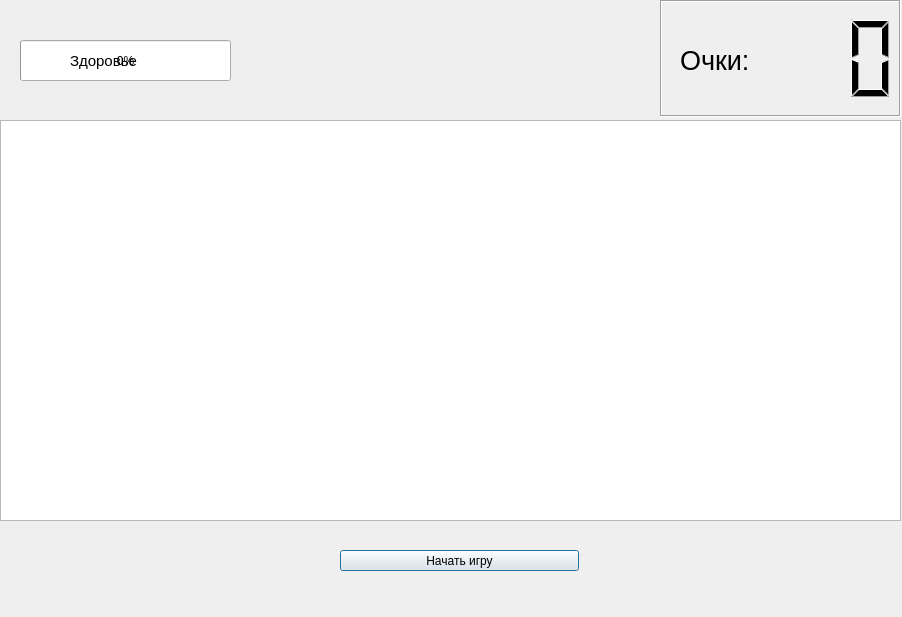
<?xml version="1.0" encoding="UTF-8"?>
<ui version="4.0">
 <class>MainWindow</class>
 <widget class="QMainWindow" name="MainWindow">
  <property name="geometry">
   <rect>
    <x>0</x>
    <y>0</y>
    <width>902</width>
    <height>617</height>
   </rect>
  </property>
  <property name="windowTitle">
   <string>MainWindow</string>
  </property>
  <widget class="QWidget" name="centralwidget">
   <widget class="QWidget" name="verticalLayoutWidget">
    <property name="geometry">
     <rect>
      <x>660</x>
      <y>0</y>
      <width>241</width>
      <height>117</height>
     </rect>
    </property>
    <layout class="QVBoxLayout" name="verticalLayout">
     <item>
      <widget class="QLCDNumber" name="score">
       <property name="enabled">
        <bool>true</bool>
       </property>
       <property name="minimumSize">
        <size>
         <width>239</width>
         <height>0</height>
        </size>
       </property>
       <property name="font">
        <font>
         <weight>50</weight>
         <bold>false</bold>
         <kerning>true</kerning>
        </font>
       </property>
       <property name="autoFillBackground">
        <bool>false</bool>
       </property>
       <property name="styleSheet">
        <string notr="true"/>
       </property>
       <property name="inputMethodHints">
        <set>Qt::ImhDigitsOnly</set>
       </property>
       <property name="frameShape">
        <enum>QFrame::Box</enum>
       </property>
       <property name="frameShadow">
        <enum>QFrame::Sunken</enum>
       </property>
       <property name="smallDecimalPoint">
        <bool>false</bool>
       </property>
      </widget>
     </item>
    </layout>
   </widget>
   <widget class="QPushButton" name="pushButton">
    <property name="enabled">
     <bool>true</bool>
    </property>
    <property name="geometry">
     <rect>
      <x>340</x>
      <y>550</y>
      <width>239</width>
      <height>21</height>
     </rect>
    </property>
    <property name="mouseTracking">
     <bool>false</bool>
    </property>
    <property name="acceptDrops">
     <bool>false</bool>
    </property>
    <property name="text">
     <string>Начать игру</string>
    </property>
    <property name="checkable">
     <bool>false</bool>
    </property>
    <property name="autoDefault">
     <bool>false</bool>
    </property>
    <property name="default">
     <bool>true</bool>
    </property>
    <property name="flat">
     <bool>false</bool>
    </property>
   </widget>
   <widget class="QProgressBar" name="progressBar">
    <property name="geometry">
     <rect>
      <x>20</x>
      <y>40</y>
      <width>211</width>
      <height>41</height>
     </rect>
    </property>
    <property name="value">
     <number>0</number>
    </property>
   </widget>
   <widget class="QGraphicsView" name="graphicsView">
    <property name="geometry">
     <rect>
      <x>0</x>
      <y>120</y>
      <width>901</width>
      <height>401</height>
     </rect>
    </property>
    <property name="frameShadow">
     <enum>QFrame::Plain</enum>
    </property>
   </widget>
   <widget class="QLabel" name="label">
    <property name="geometry">
     <rect>
      <x>680</x>
      <y>20</y>
      <width>301</width>
      <height>81</height>
     </rect>
    </property>
    <property name="font">
     <font>
      <pointsize>20</pointsize>
      <weight>50</weight>
      <italic>false</italic>
      <bold>false</bold>
      <underline>false</underline>
      <strikeout>false</strikeout>
     </font>
    </property>
    <property name="text">
     <string>Очки:</string>
    </property>
   </widget>
   <widget class="QLabel" name="label_2">
    <property name="geometry">
     <rect>
      <x>70</x>
      <y>10</y>
      <width>181</width>
      <height>101</height>
     </rect>
    </property>
    <property name="font">
     <font>
      <pointsize>11</pointsize>
     </font>
    </property>
    <property name="text">
     <string>Здоровье</string>
    </property>
   </widget>
  </widget>
  <widget class="QMenuBar" name="menubar">
   <property name="geometry">
    <rect>
     <x>0</x>
     <y>0</y>
     <width>902</width>
     <height>26</height>
    </rect>
   </property>
  </widget>
 </widget>
 <resources/>
 <connections/>
</ui>
